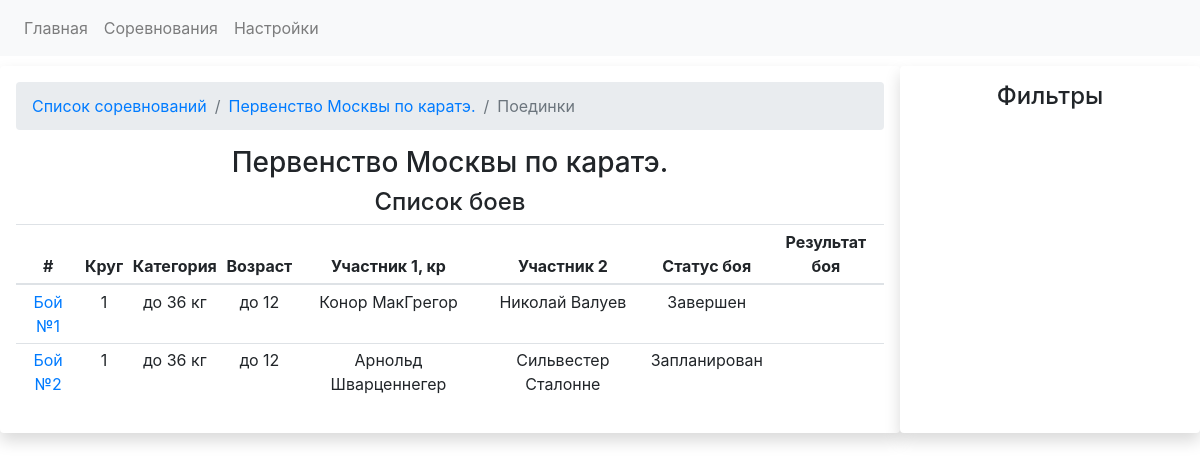
Screenshot of /competitions/1/fights with the database file from the repository.
### app.py (models this page shows)
class CompetitionsDB(db.Model):
    competition_id = db.Column(db.Integer, primary_key=True)
    competition_name = db.Column(db.String)
    competition_date_start = db.Column(db.Date, default=datetime.utcnow)
    competition_date_finish = db.Column(db.Date, default=datetime.utcnow)
    competition_city = db.Column(db.String)
    competition_fights = db.relationship('FightsDB', backref='competition', lazy='dynamic')
    registrations = db.relationship('RegistrationDB', backref='competition')

class FightsDB(db.Model):
    fight_id = db.Column(db.Integer, primary_key=True)
    round_number = db.Column(db.Integer, db.ForeignKey('roundsDB.id')) # номер круга, в котором проводится бой. Текст ,потому что есть полуфинал и финал
    weight_category = db.Column(db.Integer, db.ForeignKey('weightcategoriesDB.weight_cat_id')) # весовая категория, в которой проводится бой
    age_category = db.Column(db.Integer, db.ForeignKey('agecategoriesDB.id'))  # возрастная категория, в которой проводится бой
    red_fighter_id = db.Column(db.Integer, db.ForeignKey('fightersDB.fighter_id')) # id красного бойца
    blue_fighter_id = db.Column(db.Integer, db.ForeignKey('fightersDB.fighter_id')) # id синего бойца
    fight_status = db.Column(db.String)  # статус боя Запланирован, Завершен
    red_fighter_score = db.Column(db.Integer) # счет красного бойца
    blue_fighter_score = db.Column(db.Integer) # счет синего бойца
    won_id = db.Column(db.Integer) # результат боя Кто выиграл. Например. ID победителя
    loose_id = db.Column(db.Integer) #  id бойца. который проиграл
    draw_status = db.Column(db.Boolean) # если ничья, то True
    competition_id = db.Column(db.Integer, db.ForeignKey('competitionsDB.competition_id'))

class WeightcategoriesDB(db.Model):
    weight_cat_id = db.Column(db.Integer, primary_key=True)
    sort_index = db.Column(db.Integer)
    weight_category_name = db.Column(db.String)
    weight_category_start = db.Column(db.Integer)
    weight_category_finish = db.Column(db.Integer)
    registrations = db.relationship('RegistrationDB', backref='weight_categories')
    fights = db.relationship('FightsDB', backref = 'weight_category_backref')

class AgecategoriesDB(db.Model):
    id = db.Column(db.Integer, primary_key=True)
    sort_index = db.Column(db.Integer)
    age_category_name = db.Column(db.String)
    age_category_start = db.Column(db.Integer)
    age_category_finish = db.Column(db.Integer)
    registrations = db.relationship('RegistrationDB', backref='age_categories')
    fights = db.relationship('FightsDB', backref = 'age_category_backref')

class FightersDB(db.Model):
    fighter_id = db.Column(db.Integer, primary_key=True)
    name = db.Column(db.String)
    last_name = db.Column(db.String)
    fighter_image = db.Column(db.String)
    fighter_image_id = db.Column(db.String)
    birthday = db.Column(db.Date, default=datetime.utcnow)
    active_status = db.Column(db.Integer)
    red_fighter = db.relationship('FightsDB', backref='red_fighter', foreign_keys="[FightsDB.red_fighter_id]")
    blue_fighter = db.relationship('FightsDB', backref='blue_fighter', foreign_keys="[FightsDB.blue_fighter_id]")
    registrations = db.relationship('RegistrationDB', backref = 'fighter')

### app.py (the view)
@app.route('/competitions/<int:comp_id>/fights')
def competition_fights_view(comp_id):
    competition_data = CompetitionsDB.query.get(comp_id)
    fights_in_competition = competition_data.competition_fights.all()
    return render_template('fights.html', fights_in_competition = fights_in_competition, competition_data = competition_data)

### templates/fights.html (shortened to what this page needs)
{% extends "base.html" %}
{% block head %}
<link rel="stylesheet" type="text/css" href="https://cdnjs.cloudflare.com/ajax/libs/twitter-bootstrap/4.5.2/css/bootstrap.css">
<link rel="stylesheet" type="text/css" href="https://cdn.datatables.net/1.10.24/css/dataTables.bootstrap4.min.css">
{% endblock %}
{% block content %}
    <div class="container-fluid" style="margin-top: 10px">
        <div class="row">
            <div class="col-lg-9 shadow p-3 mb-5 bg-white rounded text-center">
                <nav aria-label="breadcrumb">
                      <ol class="breadcrumb">
                        <li class="breadcrumb-item"><a href="{{url_for('competitions')}}">Список соревнований</a></li>
                        <li class="breadcrumb-item"><a href="{{url_for('competition_view', competition_id = competition_data.competition_id)}}">{{ competition_data.competition_name }}</a></li>
                        <li class="breadcrumb-item active" aria-current="page">Поединки</li>
                      </ol>
                </nav>
                <h3>{{ competition_data.competition_name }}</h3>
                <h4>Список боев</h4>
                <table id="fights_table" class="table table-sm table-responsive">
                      <thead>
                        <tr>
                          <th scope="col">#</th>
                          <th scope="col">Круг</th>
                          <th scope="col">Категория</th>
                          <th scope="col">Возраст</th>
                          <th scope="col">Участник 1, кр</th>
                          <th scope="col">Участник 2</th>
                          <th scope="col">Статус боя</th>
                          <th scope="col">Результат боя</th>
                        </tr>
                      </thead>
                      <tbody>
                      {% for fight in fights_in_competition %}
                        <tr>
                          <td>
                              <a href="{{url_for('fight', comp_id = fight.competition_id, weight_cat_id = fight.weight_category, age_cat_id = fight.age_category, round_no = fight.round_number, fight_id = fight.fight_id)}}">
                              Бой №{{ fight.fight_id }}
                              </a>
                          </td>
                          <td>{{ fight.round_number }}</td>
                          <td>{{ fight.weight_category_backref.weight_category_name }}</td>
                          <td>{{ fight.age_category_backref.age_category_name }}</td>
                          <td>{{ fight.red_fighter.name +" "+ fight.red_fighter.last_name}}</td>
                          <td>{{ fight.blue_fighter.name +" " + fight.blue_fighter.last_name}}</td>
                          <td>{{fight.fight_status}}</td>
                          <td></td>
                        </tr>
                      {% endfor %}
                      </tbody>
                </table>
            </div>
            <div class="col-lg-3 shadow p-3 mb-5 bg-white rounded">
                    <h4 style="text-align: center">Фильтры</h4>
            </div>
        </div>
    </div>
{% endblock %}

### rows the page displays
CompetitionsDB: competition_name "Первенство Москвы по каратэ."
FightsDB: fight_id "1", round_number "1", weight_category_backref.weight_category_name "до 36 кг", age_category_backref.age_category_name "до 12", red_fighter "Конор МакГрегор", blue_fighter "Николай Валуев", fight_status "Завершен"
FightsDB: fight_id "2", round_number "1", weight_category_backref.weight_category_name "до 36 кг", age_category_backref.age_category_name "до 12", red_fighter "Арнольд Шварценнегер", blue_fighter "Сильвестер Сталонне", fight_status "Запланирован"
